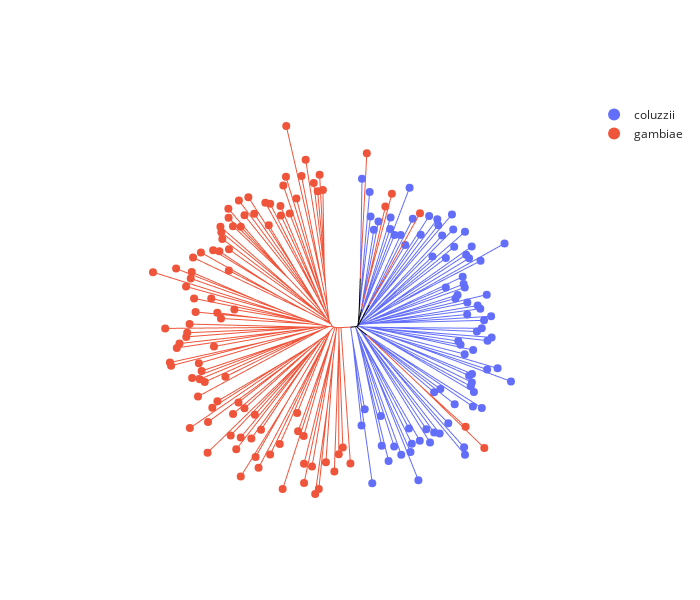

Notebook cell for this chart:
### Code cell
anjl.plot_equal_angle(
    Z3r,
    line_width=1,
    marker_size=8,
    count_sort=True,
    color="taxon",
    hover_name="sample_id",
    leaf_data=ld3,
)

### Figure 1 — Plotly figure (JSON) as saved in the notebook; plotly's stock layout.template omitted (floating-point values rounded to 4 significant figures; data arrays with more than 128 entries replaced by an {"elided": "..."} marker saying what was removed)
{"data": [{"hovertemplate": "taxon=coluzzii<br>x=%{x}<br>y=%{y}<extra></extra>", "legendgroup": "coluzzii", "line": {"color": "#636EFA", "dash": "solid", "width": 1}, "marker": {"symbol": "circle"}, "mode": "lines", "name": "coluzzii", "showlegend": false, "type": "scattergl", "x": {"elided": "441 float values"}, "xaxis": "x", "y": {"elided": "441 float values"}, "yaxis": "y"}, {"hovertemplate": "taxon=gambiae<br>x=%{x}<br>y=%{y}<extra></extra>", "legendgroup": "gambiae", "line": {"color": "#EF553B", "dash": "solid", "width": 1}, "marker": {"symbol": "circle"}, "mode": "lines", "name": "gambiae", "showlegend": false, "type": "scattergl", "x": {"elided": "579 float values"}, "xaxis": "x", "y": {"elided": "579 float values"}, "yaxis": "y"}, {"hovertemplate": "taxon=<br>x=%{x}<br>y=%{y}<extra></extra>", "legendgroup": "", "line": {"color": "black", "dash": "solid", "width": 1}, "marker": {"symbol": "circle"}, "mode": "lines", "name": "", "showlegend": false, "type": "scattergl", "x": [0, 0.07208, null, 0, -0.07208, null, -0.07208, -0.011, null, -0.07208, -0.1521, null, -0.1521, -0.3591, null, -0.3591, 0.2276, null, -0.3591, -0.6296, null, -0.6296, -1.767, null, 0.2276, 1.501, null, 1.501, 1.543, null, 1.543, 2.043, null, -0.011, 0.3913, null, 0.3913, 1.137, null, 1.137, 2.015, null, 2.015, 2.707, null, 0.07208, 0.2691, null, 0.07208, 0.2872, null, 0.2872, 0.6801, null, 0.6801, 0.8081, null, 0.2691, 0.5393, null], "xaxis": "x", "y": [0, 0.3411, null, 0, -0.3411, null, -0.3411, -0.3009, null, -0.3411, -0.4218, null, -0.4218, -0.5381, null, -0.5381, -1.13, null, -0.5381, -0.6127, null, -0.6127, -0.7217, null, -1.13, -2.135, null, -2.135, -2.171, null, -2.171, -2.625, null, -0.3009, 0.3229, null, 0.3229, 1.734, null, 1.734, 3.329, null, 3.329, 4.536, null, 0.3411, 3.174, null, 0.3411, 1.096, null, 1.096, 2.955, null, 2.955, 3.512, null, 3.174, 10.95, null], "yaxis": "y"}, {"hovertemplate": "<b>%{hovertext}</b><br><br>taxon=coluzzii<br>x=%{x}<br>y=%{y}<extra></extra>", "hovertext": ["AB0229-C", "AB0094-Cx", "AB0226-C", "AB0222-C", "AB0188-C", "AB0182-C", "AB0210-C", "AB0110-C", "AB0212-C", "AB0109-C", "AB0266-Cx", "AB0282-Cx", "AB0214-C", "AB0276-C", "AB0191-Cx", "AB0227-Cx", "AB0187-C", "AB0247-C", "AB0230-Cx", "AB0095-Cx", "AB0132-C", "AB0123-C", "AB0114-C", "AB0249-Cx", "AB0196-C", "AB0091-C", "AB0088-C", "AB0216-C", "AB0250-Cx", "AB0089-Cx", "AB0112-C", "AB0111-C", "AB0267-C", "AB0234-C", "AB0263-C", "AB0183-C", "AB0193-C", "AB0138-Cx", "AB0124-C", "AB0186-C", "AB0092-C", "AB0240-C", "AB0213-C", "AB0262-Cx", "AB0248-C", "AB0137-Cx", "AB0243-C", "AB0185-Cx", "AB0113-C", "AB0099-Cx", "AB0192-C", "AB0090-C", "AB0242-C", "AB0101-C", "AB0237-C", "AB0115-C", "AB0142-C", "AB0122-C", "AB0098-Cx", "AB0259-Cx", "AB0189-C", "AB0190-C", "AB0100-C", "AB0246-C", "AB0215-C", "AB0181-C", "AB0087-C", "AB0221-C", "AB0258-Cx", "AB0184-C", "AB0223-C", "AB0209-C", "AB0224-C", "AB0194-C", "AB0121-C", "AB0219-Cx", "AB0097-Cx", "AB0257-C", "AB0139-C", "AB0204-C", "AB0140-C", "AB0279-C"], "legendgroup": "coluzzii", "marker": {"color": "#636EFA", "size": 8, "symbol": "circle"}, "mode": "markers", "name": "coluzzii", "orientation": "v", "showlegend": true, "type": "scatter", "x": [0.8326, 3.416, 1.597, 5.679, 7.329, 5.456, 8.672, 10.36, 14.48, 12.58, 12.89, 12.21, 14.8, 17.27, 16.38, 18.25, 19.57, 25.66, 25.44, 21.65, 18.25, 23.18, 19.74, 27.55, 29.69, 27.79, 27.04, 27.3, 26.65, 27.34, 36.68, 30.97, 33.48, 25.58, 27.61, 24.59, 24.04, 31.05, 32.04, 28.5, 29.68, 30.22, 31.91, 26.18, 29.33, 28.7, 26.21, 30.87, 23.37, 23.87, 25.6, 25.32, 21.05, 25.1, 29.39, 35.14, 26.64, 25.93, 27.25, 21.06, 23.06, 25.65, 17.85, 22.84, 20.17, 22.52, 19.25, 19.01, 15.04, 17.06, 11.32, 13.13, 10.25, 8.763, 12.37, 7.705, 7.808, 4.887, 3.78, 3.0, 2.782, 0.9548], "xaxis": "x", "y": [-24.29, -38.14, -20.44, -29.2, -32.82, -22.05, -29.36, -31.3, -37.44, -30.65, -28.68, -25.05, -27.95, -28.39, -25.22, -25.99, -26.22, -31.35, -29.54, -23.78, -16.36, -19.21, -15.59, -19.78, -20.1, -16.28, -14.92, -13.98, -12.38, -11.94, -13.73, -10.86, -10.61, -7.198, -6.231, -4.964, -4.058, -3.972, -3.195, -1.775, -1.008, 0.907, 1.884, 2.319, 3.685, 4.452, 5.173, 7.071, 6.158, 6.993, 8.802, 9.605, 8.78, 11.36, 15.19, 19.36, 15.81, 16.66, 18.62, 15.86, 18.55, 22.15, 16.21, 22.69, 21.26, 26.27, 23.73, 25.18, 21.41, 25.92, 18.97, 25.28, 21.41, 21.37, 32.72, 22.8, 25.6, 24.62, 22.64, 25.79, 31.72, 34.89], "yaxis": "y"}, {"hovertemplate": "<b>%{hovertext}</b><br><br>taxon=gambiae<br>x=%{x}<br>y=%{y}<extra></extra>", "hovertext": ["AB0160-Cx", "AB0096-C", "AB0117-C", "AB0241-C", "AB0130-Cx", "AB0217-C", "AB0127-C", "AB0253-C", "AB0198-C", "AB0277-C", "AB0145-C", "AB0271-Cx", "AB0146-Cx", "AB0264-C", "AB0136-Cx", "AB0239-C", "AB0134-C", "AB0176-Cx", "AB0280-Cx", "AB0159-C", "AB0148-Cx", "AB0129-C", "AB0278-C", "AB0144-C", "AB0273-Cx", "AB0143-Cx", "AB0128-C", "AB0261-Cx", "AB0161-C", "AB0131-Cx", "AB0225-C", "AB0118-C", "AB0235-C", "AB0201-Cx", "AB0174-C", "AB0256-C", "AB0252-C", "AB0231-C", "AB0275-C", "AB0202-Cx", "AB0265-C", "AB0255-C", "AB0167-C", "AB0162-C", "AB0244-C", "AB0208-C", "AB0165-C", "AB0133-C", "AB0179-Cx", "AB0147-C", "AB0205-C", "AB0180-Cx", "AB0126-Cx", "AB0238-C", "AB0172-Cx", "AB0085-Cx", "AB0170-C", "AB0119-C", "AB0135-C", "AB0086-Cx", "AB0232-Cx", "AB0197-C", "AB0153-C", "AB0268-C", "AB0206-C", "AB0274-C", "AB0233-C", "AB0164-C", "AB0151-Cx", "AB0272-Cx", "AB0269-Cx", "AB0178-C", "AB0203-C", "AB0177-C", "AB0207-C", "AB0158-Cx", "AB0236-Cx", "AB0211-C", "AB0218-C", "AB0173-C", "AB0166-C", "AB0104-Cx", "AB0200-C", "AB0283-C", "AB0150-Cx", "AB0169-C", "AB0171-Cx", "AB0103-C", "AB0199-C", "AB0260-C", "AB0228-C", "AB0284-C", "AB0155-Cx", "AB0270-C", "AB0116-C", "AB0175-Cx", "AB0251-C", "AB0157-Cx", "AB0281-Cx"], "legendgroup": "gambiae", "marker": {"color": "#EF553B", "size": 8, "symbol": "circle"}, "mode": "markers", "name": "gambiae", "orientation": "v", "showlegend": true, "type": "scatter", "x": [-8.428, -9.215, -9.675, -10.63, -12.56, -13.54, -17.21, -14.78, -17.29, -17.92, -16.39, -18.6, -18.5, -21.07, -22.23, -21.41, -26.3, -24.9, -28.58, -27.23, -31.1, -28.12, -31.05, -30.0, -33.01, -32.79, -32.55, -30.96, -33.26, -34.75, -37.69, -30.99, -39.56, -39.88, -43.64, -40.13, -49.17, -41.24, -35.2, -39.32, -29.65, -33.75, -38.97, -32.86, -40.4, -46.25, -40.98, -41.2, -42.82, -43.46, -34.55, -45.11, -44.84, -38.19, -37.52, -39.8, -37.96, -36.77, -31.81, -38.38, -33.72, -34.95, -40.34, -35.98, -28.68, -29.97, -27.24, -36.09, -30.54, -24.74, -28.13, -29.21, -25.58, -23.26, -28.13, -24.57, -23.86, -21.08, -18.77, -14.61, -14.38, -18.08, -13.03, -12.96, -12.94, -11.03, -10.28, -9.41, -7.708, -5.682, -4.621, -3.65, -1.829, 30.28, 25.79, 14.86, 8.115, 6.551, 2.104], "xaxis": "x", "y": [32.18, 35.84, 31.85, 33.85, 39.4, 35.52, 47.52, 30.15, 35.33, 33.23, 26.55, 28.32, 26.08, 28.86, 29.12, 23.73, 30.43, 26.48, 29.66, 26.1, 27.67, 23.36, 25.52, 23.5, 23.37, 22.05, 20.44, 17.95, 17.45, 17.73, 17.19, 12.87, 15.97, 12.47, 13.32, 10.96, 12.46, 9.022, 6.164, 6.166, 3.497, 2.741, 2.913, 1.366, 0.01626, -1.026, -2.075, -3.062, -4.657, -5.703, -5.361, -9.214, -9.969, -9.4, -11.23, -12.9, -13.21, -13.88, -12.62, -17.36, -18.48, -20.04, -24.94, -23.48, -18.8, -21.53, -20.2, -30.83, -26.69, -21.73, -27.16, -30.02, -27.42, -25.33, -36.56, -31.84, -34.47, -31.28, -28.73, -21.34, -25.72, -39.57, -26.85, -33.49, -38.09, -34.12, -40.74, -39.51, -33.1, -35.34, -31.21, -29.58, -33.43, -29.71, -24.63, 26.6, 31.24, 28.18, 40.97], "yaxis": "y"}], "layout": {"height": 600, "legend": {"itemsizing": "constant", "tracegroupgap": 0}, "width": 700, "xaxis": {"autorange": true, "domain": [0, 1], "mirror": false, "range": [-66.92, 54.43], "showgrid": false, "showline": false, "showticklabels": false, "ticks": "", "title": {}, "type": "linear"}, "yaxis": {"autorange": true, "domain": [0, 1], "mirror": false, "range": [-46.98, 53.75], "scaleanchor": "x", "scaleratio": 1, "showgrid": false, "showline": false, "showticklabels": false, "ticks": "", "title": {}, "type": "linear"}}}
